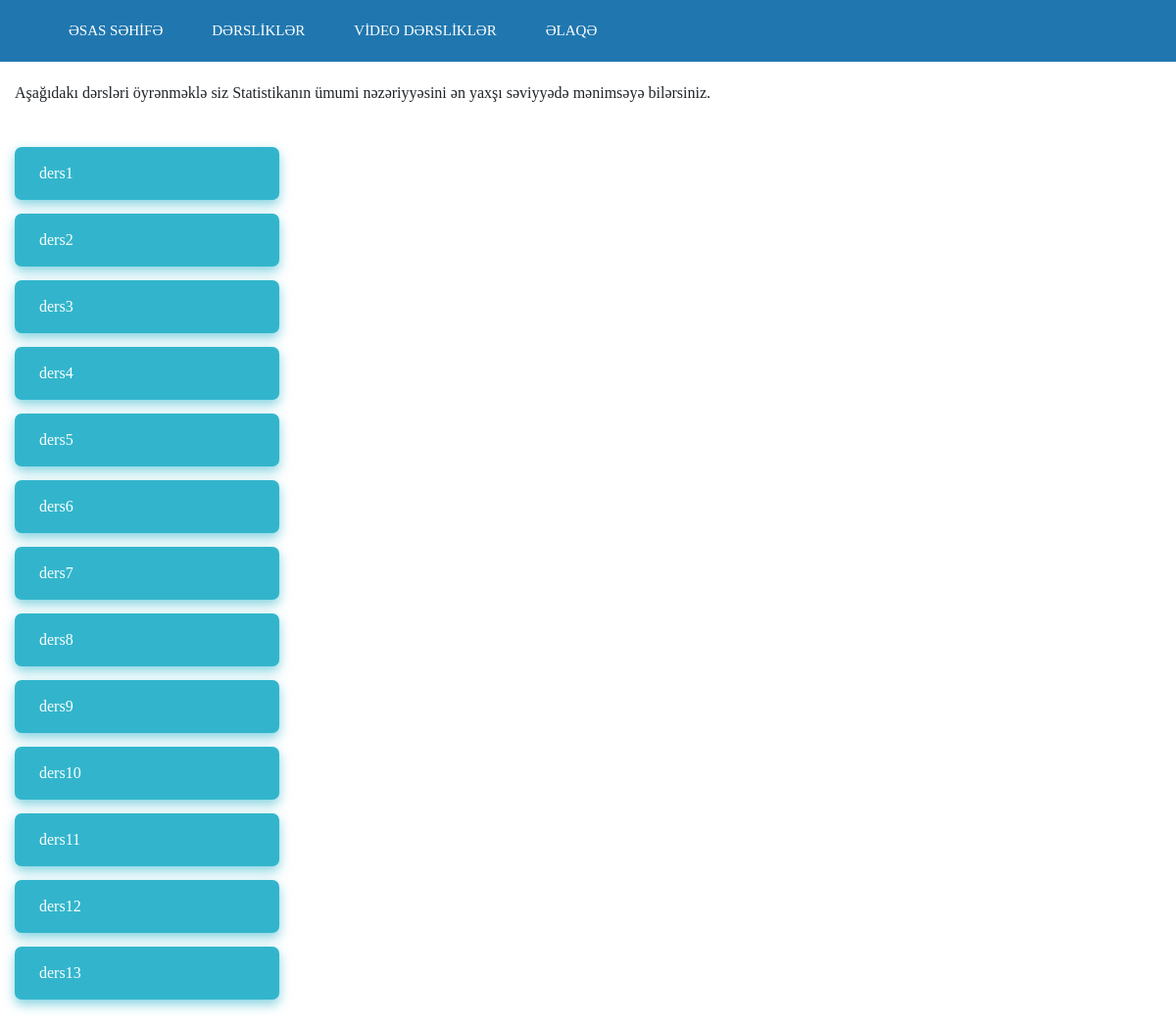
/test, run on the app's committed database.
### main_app/models.py (models this page shows, shortened)
class TopicCategory(models.Model):
    title_english = models.CharField(max_length=200)
    title_other = models.CharField(max_length=200)
    YOUTUBE = 'YT'
    URL = 'UR'
    topic_choice = (
        ('YT', 'Youtube'),
        ('UR', "URL"),
    )
    topic_type = models.CharField(
        max_length=2,
        choices=topic_choice,
        default=YOUTUBE,
    )
    order = models.FloatField(default=0)

### main_app/views.py (the view)
# urls.py: url('^test$', views.Home.as_view(), name='test'),
class Home(TemplateView):
    template_name = "test.html"
    def get_context_data(self, **kwargs):
        context = super(Home, self).get_context_data(**kwargs)
        context['topic_category'] = TopicCategory.objects.all().order_by('order')
        for topic in context['topic_category']:
            topic.contents = TopicContent.objects.filter(topic_category=topic.id).order_by('order')
        return context

### templates/test.html (shortened to what this page needs)
{% include 'header.html' %}
{% load static %}
  <div class="container-fluid">
  	<div class="statistics_main">
				<p>Aşağıdakı dərsləri öyrənməklə siz Statistikanın ümumi nəzəriyyəsini ən yaxşı səviyyədə mənimsəyə bilərsiniz.</p>
		<div class="row">
			<div class="col-md-3">
                {% for topic in topic_category %}
				<button href="#ch1" class=" stat_chapters" data-toggle="collapse">{{topic.title_english}}</button>
{% endfor %}

### templates/header.html (shortened to what this page needs)
{% load static %}
<!DOCTYPE html>
<html lang="en">
   <head>
      <link rel="stylesheet" href="https://use.fontawesome.com/releases/v5.4.2/css/all.css">
      <link rel="stylesheet" href="https://maxcdn.bootstrapcdn.com/bootstrap/4.1.3/css/bootstrap.min.css">
      <link href="{% static 'css/ui.css' %}" rel="stylesheet">
   </head>
   <body>
      <div class="omg2">
      <nav class="navbar navbar-expand-sm sidebarNavigation" id="navbar">
         <div class="container">
            <nav class="collapse navbar-collapse justify-content-left " id="navbarsExampleDefault">
               <ul class="nav navbar-nav nav-flex-icons justify-content-end">
                  <li class="nav-item">
                     <a class="nav-link" href="{% url 'index' %}">ƏSAS SƏHİFƏ</a>
                  </li>
                  <li class="nav-item">
                     <a class="nav-link" href="{% url 'services' %}">DƏRSLİKLƏR</a>
                  </li>
                  <li class="nav-item">
                     <a class="nav-link" href="{% url 'home' %}">VİDEO DƏRSLİKLƏR</a>
                  </li>
                  <li class="nav-item">
                     <a class="nav-link" href="{% url 'contact' %}">ƏLAQƏ</a>
                  </li>
               </ul>
         </nav>
         </div>
      </nav>

### static/css/ui.css (style rules this page uses)
body { overflow-x: hidden; background-color:#E8F1F0 }
.statistics_main { margin-bottom: 20px 5px 200px 5px; }
.statistics_main p { padding: 20px 0; }
button.stat_chapters { width: 100%; padding: 15px 25px; border: none; text-align: left; border-radius: 7px; margin: 7px 0; cursor: pointer; color: #fff; background-color: #32B5CC; transition: background 300ms ease; box-shadow: 0px 5px 12px 0px rgba(50, 181, 204, 0.6); }
* { font-family: Uni-Sans-Regular; box-sizing: border-box; }
*:before, *:after { box-sizing: border-box; }
html, body { font-family: Uni-Sans-Regular; height: 100%; width: 100%; background-color: #fff; margin: 0; position: relative; }
.overlay, .sideMenu { position: fixed; bottom: 0 }
.sidebarNavigation { margin-bottom: 0; margin-top: 0; z-index: 999; }
.sideMenu { left: -100%; top: 0; transition: all ease 0.5s; overflow: hidden; width: 70%; z-index: 999; max-width: 80%; margin-bottom: 0; padding: 1rem; background: #16222A; background: linear-gradient(109deg, #3BAA97, #48ACC1); }
.sidebarNavigation { width: 100%; background: #2077AF; overflow: hidden; }
#navbarsExampleDefault .navbar-nav>li>a { font-size: 15px; font-weight: 500; color: #fff; padding: 20px 25px; }
.sidebarNavigation { margin: 0; padding: 0; }
.omg2 { min-height: 100vh; overflow: hidden; display: block; position: relative; padding-bottom: 190px; }

### templates/test.html (style rules this page uses)
.statistics_main { margin-bottom: 20px 5px 200px 5px; }
.statistics_main p { padding: 20px 0; }
button.stat_chapters { width: 100%; padding: 15px 25px; border: none; text-align: left; border-radius: 7px; margin: 7px 0; cursor: pointer; color: #fff; background-color: #32B5CC; transition: background 300ms ease; box-shadow: 0px 5px 12px 0px rgba(50, 181, 204, 0.6); }

### data on the page
TopicCategory: title_english "ders1"
TopicCategory: title_english "ders2"
TopicCategory: title_english "ders3"
TopicCategory: title_english "ders4"
TopicCategory: title_english "ders5"
TopicCategory: title_english "ders6"
TopicCategory: title_english "ders7"
TopicCategory: title_english "ders8"
TopicCategory: title_english "ders9"
TopicCategory: title_english "ders10"
TopicCategory: title_english "ders11"
TopicCategory: title_english "ders12"
TopicCategory: title_english "ders13"
